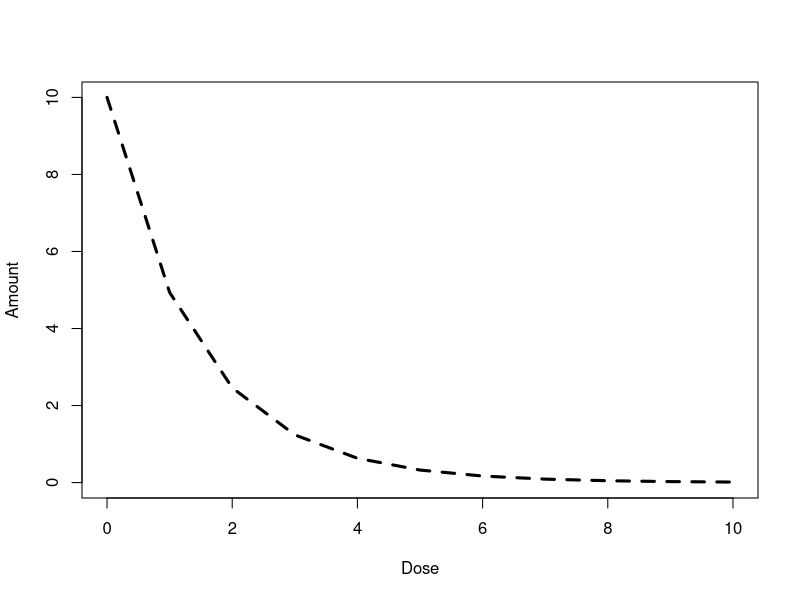
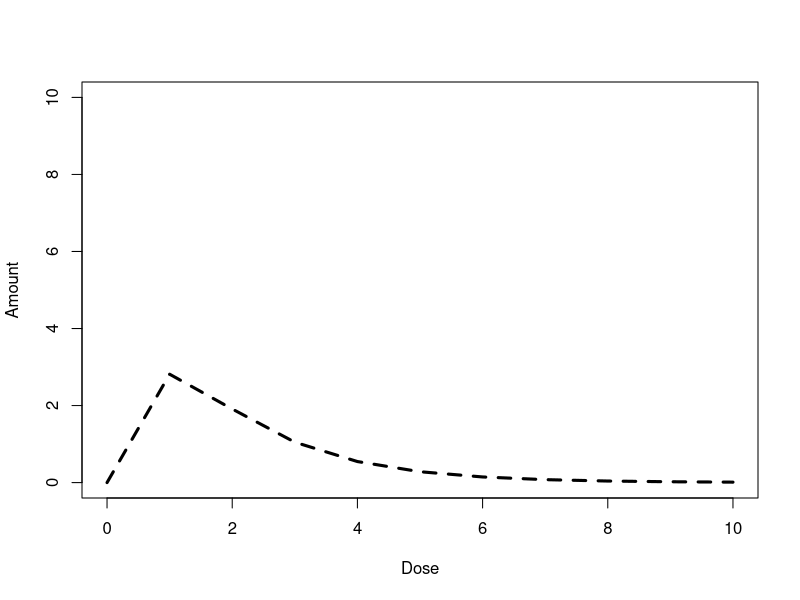
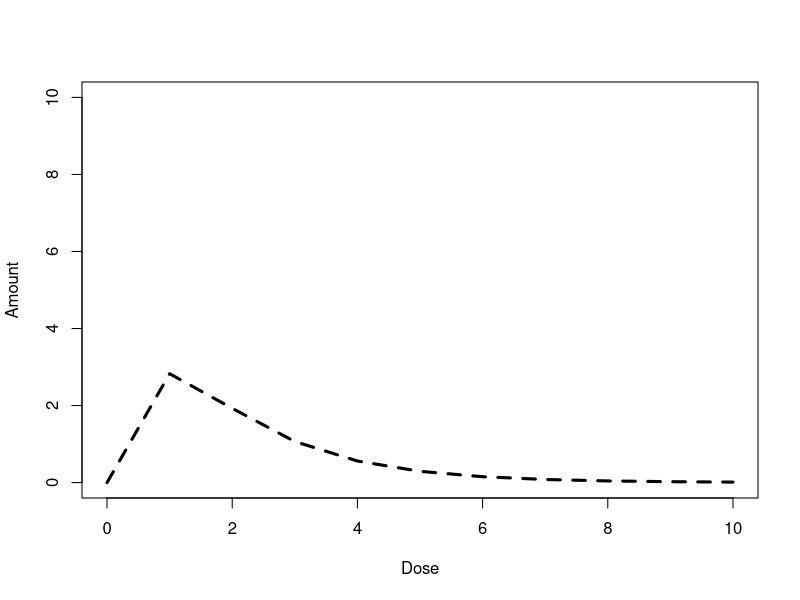
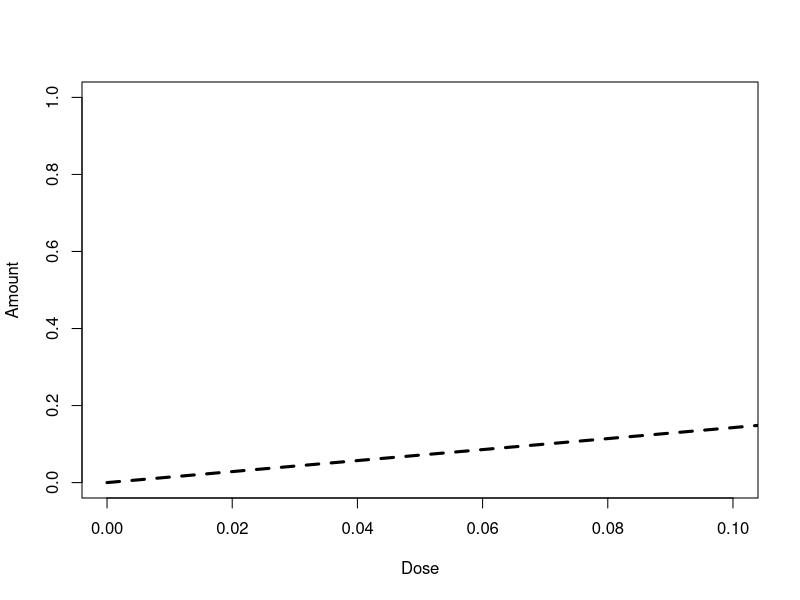
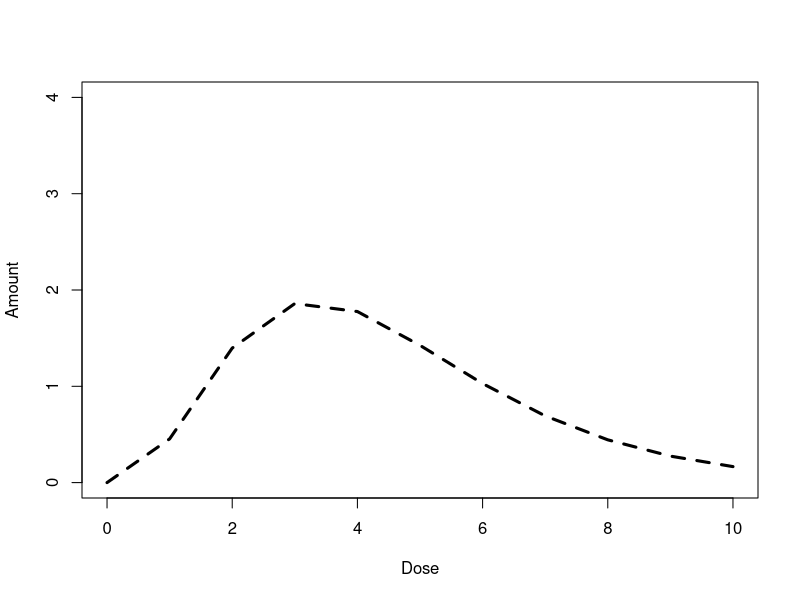
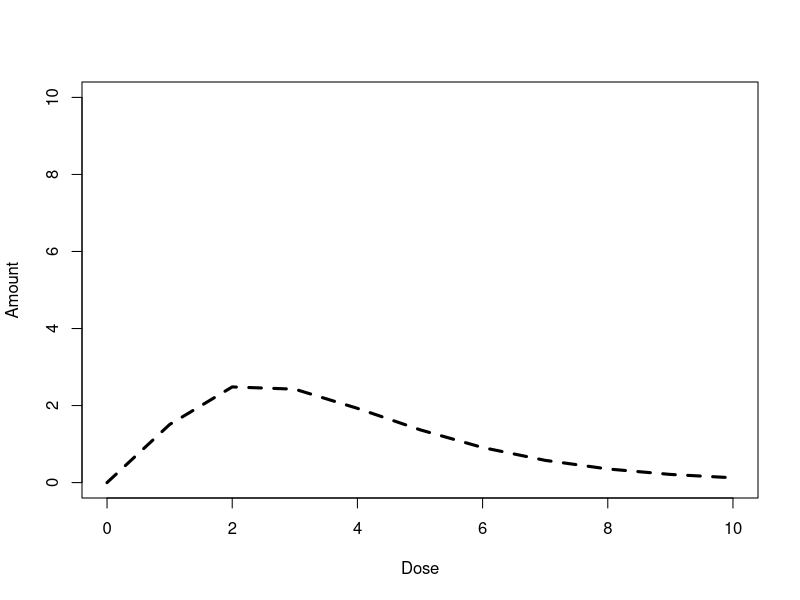
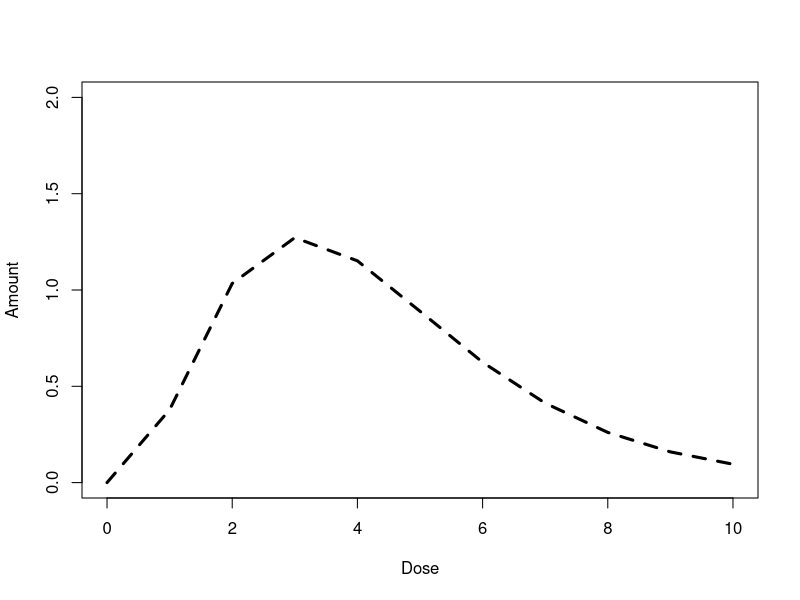
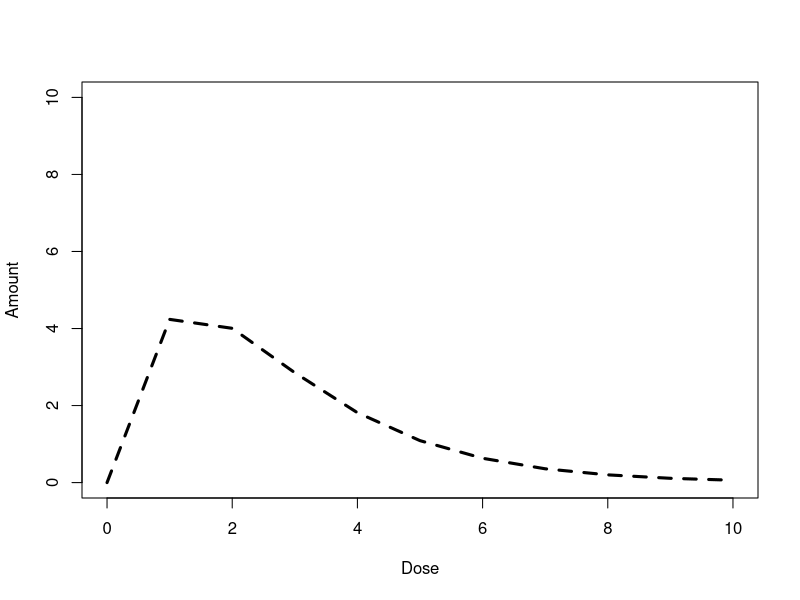

Write the R code that produced these figures, in order.
# TB model in R

rm(list=ls())

# get the ODE solver
library(deSolve)

# make the function of the system
model = function (current_timepoint, state_values, parameters)
{
  # create state variables (local variables)
  #Vaccine = state_values [1]       
  Makrofag = state_values [1]
  IL12 = state_values [2]
  Th0 = state_values [3]
  Th1 = state_values [4]
  IL2 = state_values [5]
  IFNg = state_values [6]
  IFNgk = state_values [7]
  TNFa = state_values [8]
  Dendrit = state_values [9]
  IL23 = state_values [10]
  Th17 = state_values [11]
  IL17 = state_values [12]
  GranulotcytKnoglemarv = state_values[13]
  
  with ( 
    as.list (parameters),     # variable names within parameters can be used 
    {
      #dVaccine = - Vaccine * Kv_m - Vaccine * Kv_d - Vaccine * Kv_Gk
      dMakrofag = Makrofag * Kv_m + TNFa * KTNFa_m + IFNgk * KIFNgk_m - Makrofag*sigma_m
      dIL12 = Makrofag * Km_IL12 - IL12 * KIL12_Th0 - IL12*sigma_IL12
      dTh0 = Makrofag * Km_Th0 + IL12 * KIL12_Th0 - Th0 * KTh0_Th1 + IL2 * KIL2_Th0 + IL23 * KIL23_Th0 - Th0 * KTh0_Th17 - Th0*sigma_Th0
      dTh1 = Th0 * KTh0_Th1 - Th1*sigma_Th1
      dIL2 = Th1 * KTh1_IL2 - IL2*sigma_IL2
      dIFNg = Th1 * KTh1_IFNg + Th17 * KTh17_IFNg + Th0 * KTh0_IFNg + IFNgk * KIFNgk_IFNg - IFNg * KIFNg_IFNgk - IFNg*sigma_IFNg
      dIFNgk = - IFNgk * KIFNgk_IFNg + IFNg * KIFNg_IFNgk - IFNgk*sigma_IFNgk
      dTNFa = Makrofag * Km_TNFa - TNFa*sigma_TNFa
      dDendrit = Dendrit * Kv_d - Dendrit*sigma_d
      dIL23 = Dendrit * Kd_IL23 - IL23*sigma_IL23
      dTh17 = Th0 * KTh0_Th17 - Th17*sigma_Th17
      dIL17 = Th17 * KTh17_IL17 - IL17*sigma_IL17
      dGranulocytKnoglemarv = Vaccine * Kv_Gk + IL17 * KIL17_Gk - GranulotcytKnoglemarv*sigma_Gk 
      
      
      
      # combine results
      results = c(dMakrofag, dIL12, dTh0, dTh1, dIL2, dIFNg, dIFNgk, dTNFa, dDendrit,
                  dIL23, dTh17, dIL17, dGranulocytKnoglemarv)
      list (results)
    }
  )
}

# parameters
# parameters
Vaccine.value <- 10
Kv_m.value <- 0.09 # Kv_m skal så laves om til en cellevækstrate for makrofag
Kv_d.value <- 0.09 # Kv_d skal så laves om til en cellevækstrate for dendridiske celler
Kv_Gk.value <- 0.09
KTNFa_m.value <- 0.009
KIFNgk_m.value <- 0.009
Km_IL12.value <- 0.9
KIL12_Th0.value <- 0.9 
Km_Th0.value <- 0.9
KTh0_Th1.value <- 0.9 
KTh0_Th17.value <- 0.9
KIL23_Th0.value <- 0.009 
KIL2_Th0.value <- 0.009 
KTh1_IL2.value <- 0.9
KIFNgk_IFNg.value <- 0.9 
KTh0_IFNg.value <- .9 
KTh1_IFNg.value <- .009
KTh17_IFNg.value <- .9
KIFNg_IFNgk.value <- .9
Km_TNFa.value <- .9
Kd_IL23.value <- .9
KTh17_IL17.value <- .9
KIL17_Gk.value <- .9
sigma_m.value <- 0.8
sigma_IL12.value <- 0.8
sigma_Th0.value <- 0.8
sigma_Th1.value <- 0.8 #0.8
sigma_IL2.value <- 0.8
sigma_IFNg.value <- 0.8
sigma_IFNgk.value <- 0.8
sigma_TNFa.value <- 0.8
sigma_d.value <- 0.8
sigma_IL23.value <- 0.8
sigma_Th17.value <- 0.8
sigma_IL17.value <- 0.8
sigma_Gk.value <- 0.8

parameter.list <- c(Vaccine = Vaccine.value, Kv_m = Kv_m.value, Kv_d = Kv_d.value, Kv_Gk = Kv_Gk.value, KTNFa_m = KTNFa_m.value, 
                    KIFNgk_m = KIFNgk_m.value,Km_IL12 = Km_IL12.value, KIL12_Th0 = KIL12_Th0.value,Km_Th0 = Km_Th0.value, 
                    KTh0_Th1 = KTh0_Th1.value, KTh0_Th17 = KTh0_Th17.value, KIL23_Th0 = KIL23_Th0.value,
                    KIL2_Th0 = KIL2_Th0.value, KTh1_IL2 = KTh1_IL2.value, KIFNgk_IFNg = KIFNgk_IFNg.value, 
                    KTh0_IFNg = KTh0_IFNg.value, KTh1_IFNg = KTh1_IFNg.value, KTh17_IFNg = KTh17_IFNg.value, 
                    KIFNg_IFNgk = KIFNg_IFNgk.value, Km_TNFa = Km_TNFa.value, Kd_IL23 = Kd_IL23.value, 
                    KTh17_IL17 = KTh17_IL17.value, KIL17_Gk = KIL17_Gk.value, sigma_m = sigma_m.value,
                    sigma_IL12 = sigma_IL12.value, sigma_Th0 = sigma_Th0.value, sigma_Th1 = sigma_Th1.value,
                    sigma_IL2 = sigma_IL2.value, sigma_IFNg = sigma_IFNg.value, sigma_IFNgk = sigma_IFNgk.value,
                    sigma_TNFa = sigma_TNFa.value, sigma_d = sigma_d.value, sigma_IL23 = sigma_IL23.value,
                    sigma_Th17 = sigma_Th17.value, sigma_IL17 = sigma_IL17.value, sigma_Gk = sigma_Gk.value)

# initial values
#Vaccine0 = 10     
Makrofag0 = 10
IL120 = 0
Th00 = 0
Th10 = 0
IL20 = 0
IFNg0 = 0
IFNgk0 = 0
TNFa0 = 0
Dendrit0 = 10
IL230 = 0
Th170 = 0
IL170 = 0
GranulotcytKnoglemarv0 = 0

initial.values <- c(Makrofag = Makrofag0, IL12 = IL120, Th0 = Th00, Th1 = Th10, IL2 = IL20, IFNg = IFNg0, 
                    IFNgk = IFNgk0, TNFa = TNFa0, Dendrit = Dendrit0, IL23 = IL230, Th17 = Th170, IL17 = IL170, 
                    GranulotcytKnoglemarv = GranulotcytKnoglemarv0)

# Output timepoints
Dose.points <- seq(0,10,by=1)

# simulate the epidemic
output <- ode(y=initial.values,times = Dose.points,func = model, parms = parameter.list)

# Plot the results
plot(Makrofag~Dose.points,data=output,type='l',lwd=3,lty=2,col='black',ylim=c(0,10),ylab='Amount',xlab='Dose')
plot(IL12~Dose.points,data=output,type='l',lwd=3,lty=2,col='black',ylim=c(0,10),ylab='Amount',xlab='Dose')
plot(Th0~Dose.points,data=output,type='l',lwd=3,lty=2,col='black',xlim=c(0,10),ylim=c(0,10),ylab='Amount',xlab='Dose')
plot(Th1~Dose.points,data=output,type='l',lwd=3,lty=2,col='black',xlim=c(0,0.1),ylim=c(0,1),ylab='Amount',xlab='Dose')
plot(IL2~Dose.points,data=output,type='l',lwd=3,lty=2,col='black',ylim=c(0,4),ylab='Amount',xlab='Dose')
plot(IFNg~Dose.points,data=output,type='l',lwd=3,lty=2,col='black',ylim=c(0,10),ylab='Amount',xlab='Dose')
plot(IFNgk~Dose.points,data=output,type='l',lwd=3,lty=2,col='black',ylim=c(0,2),ylab='Amount',xlab='Dose')
plot(TNFa~Dose.points,data=output,type='l',lwd=3,lty=2,col='black',ylim=c(0,10),ylab='Amount',xlab='Dose')
plot(Dendrit~Dose.points,data=output,type='l',lwd=3,lty=2,col='black',ylim=c(0,10),ylab='Amount',xlab='Dose')
plot(IL23~Dose.points,data=output,type='l',lwd=3,lty=2,col='black',ylim=c(0,10),ylab='Amount',xlab='Dose')
plot(Th17~Dose.points,data=output,type='l',lwd=3,lty=2,col='black',ylim=c(0,10),ylab='Amount',xlab='Dose')
plot(IL17~Dose.points,data=output,type='l',lwd=3,lty=2,col='black',ylim=c(0,10),ylab='Amount',xlab='Dose')
plot(GranulotcytKnoglemarv~Dose.points,data=output,type='l',lwd=3,lty=2,col='black',ylim=c(0,10),ylab='Amount',xlab='Dose')


# Ligger alle responscellerne sammen og plotter dem henad tiden. Skulle gerne give en peak form kurve
# Først gemmet output som en dataframe
SimulatedData <- as.data.frame(output)
ResponsCeller <- (SimulatedData$Th0 + SimulatedData$Th1 + SimulatedData$Th17)
plot(ResponsCeller~Dose.points,data=output,type='l',lwd=3,lty=2,col='black',ylim=c(0,10),ylab='Amount',xlab='Dose')

# Herfra loades data
DATA <- read.table("DataUdenHuller.csv", header=TRUE, sep=";", as.is=TRUE)

VaccineDATA = as.numeric(gsub(",", ".", gsub("\\.", "", DATA$H56.vacc..Dose)))
RestimulerendeVaccineData = as.numeric(gsub(",", ".", gsub("\\.", "", DATA$H56.restim..ug.ml.)))
IL17DATA = as.numeric(gsub(",", ".", gsub("\\.", "", DATA$mean...IL.17)))
INFgDATA = as.numeric(gsub(",", ".", gsub("\\.", "", DATA$mean...IFNg)))
IL2DATA= as.numeric(gsub(",", ".", gsub("\\.", "", DATA$mean...IL.2)))
INFaDATA= as.numeric(gsub(",", ".", gsub("\\.", "", DATA$mean...TNFa)))


plot(VaccineDATA,IL17DATA,xlim=c(0,50))
plot(RestimulerendeVaccineData,IL17DATA,xlim=c(0,100))

CelleData <- read.table("Celler.csv", header=TRUE, sep=";", as.is=TRUE)
plot(CelleData$Time..days,CelleData$Response..SFU.mill.splenocytes.)




dose0CelleData <- CelleData[1:45,c('Time..days.','Response..SFU.mill.splenocytes.')]
dose01CelleData <- CelleData[46:90,c('Time..days.','Response..SFU.mill.splenocytes.')]

plot(dose01CelleData$Time..days,dose01CelleData$Response..SFU.mill.splenocytes.)
